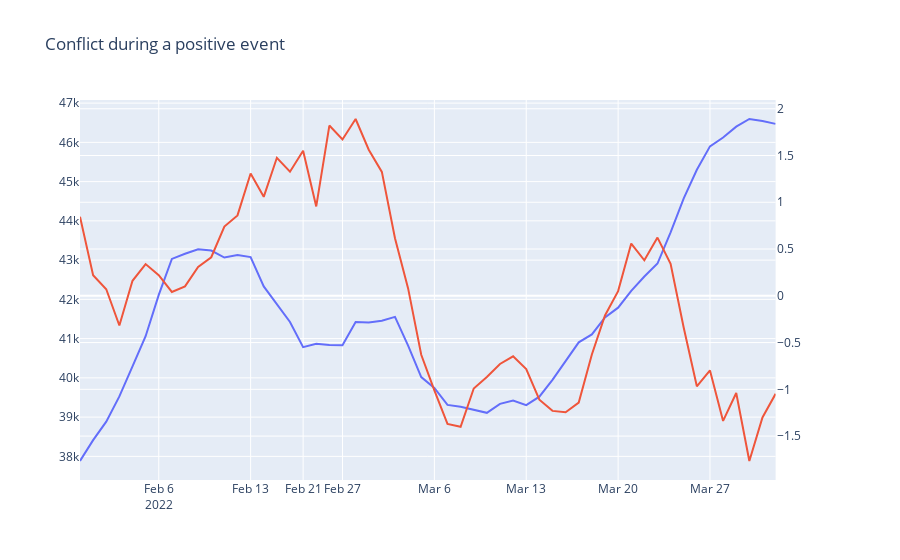
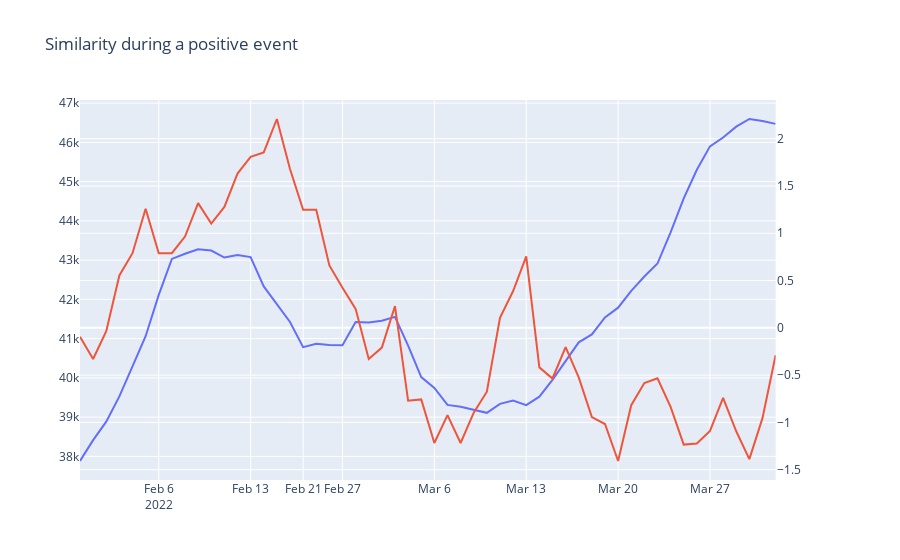
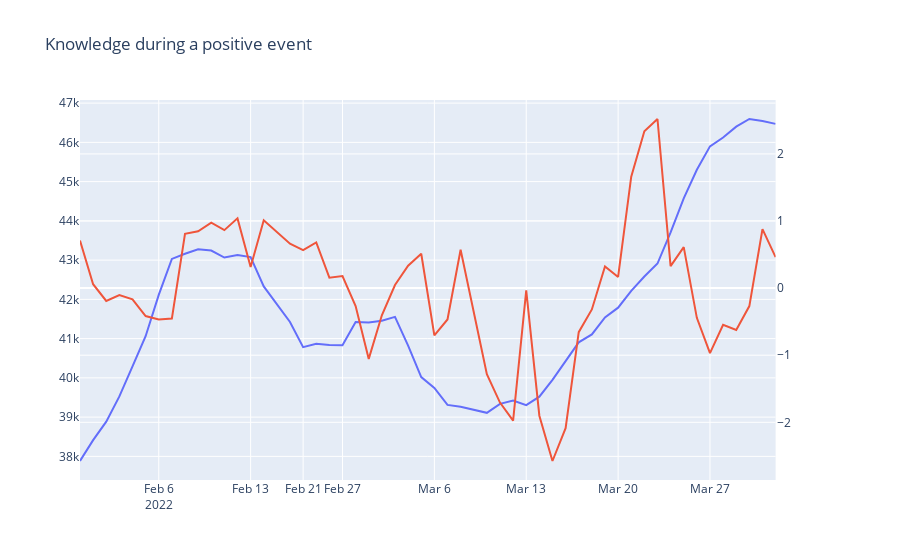
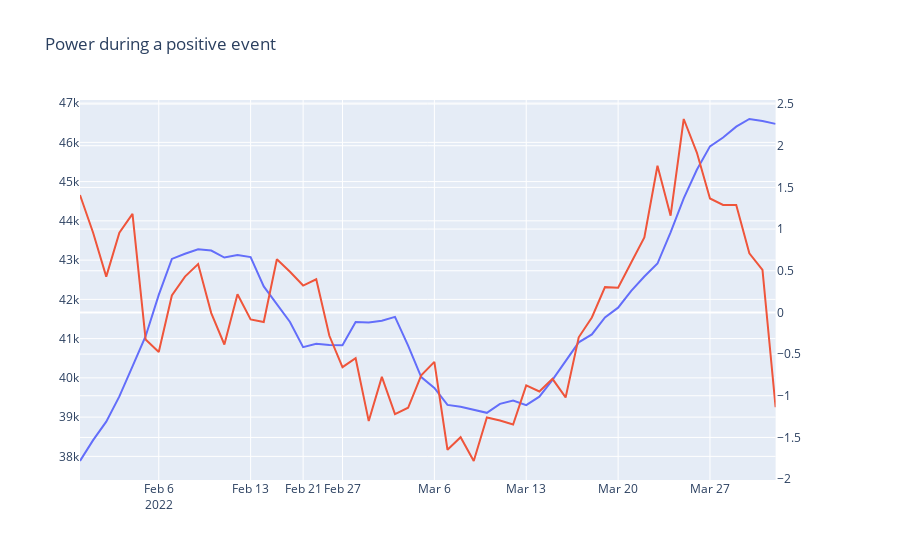

Here is the notebook cell these charts were saved with, in order:
### Code cell
dflist = []
for k,v in dfs.items():
    v['period_type'] = [k]*v.shape[0]
    dflist.append(v)
df = pd.concat(dflist).sort_values('date')


# Create figure with secondary y-axis
#fig = make_subplots(specs=[[{"secondary_y": True}]])
for period,df in dfs.items():
    if period == 'FINAL':
        continue
    for dim in df.columns[1:-2]:
        subfig = make_subplots(specs=[[{"secondary_y": True}]])

        fig2 = px.line(df, x="date", y=dim)
        fig = px.line(df, x="date", y="Close")
        fig2.update_traces(yaxis="y2")

        subfig.add_traces(fig.data + fig2.data)

        # recoloring is necessary otherwise lines from fig und fig2 would share each color
        # e.g. Linear-, Log- = blue; Linear+, Log+ = red... we don't want this

        subfig.for_each_trace(lambda t: t.update(line=dict(color=t.marker.color)))
        title = "{} during a {} event".format(dim[0].upper()+dim[1:],period)
        subfig.update_layout(title = title)
        
        start_date = date(2022,1,1)
        dt_breaks = [single_date for single_date in (start_date + timedelta(n) for n in range(365)) if single_date.strftime('%Y-%m-%d') not in df['date'].values.tolist()]
        subfig.update_xaxes(
            rangebreaks=[dict(values=dt_breaks)] # hide dates with no values
        ) 
        subfig.show()
